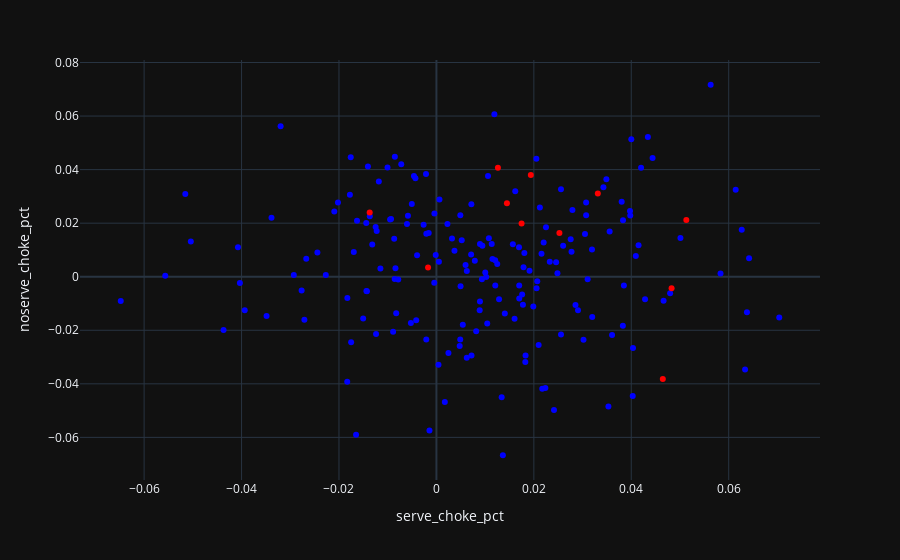

The cell this chart's notebook holds for it:
### Code cell
fig = px.scatter(data_frame=df, x="serve_choke_pct", y="noserve_choke_pct", hover_name='name')
inds = [62, 77, 85, 149, 154, 156, 158, 168, 171, 177, 185]
fig.data[0].update(selectedpoints=inds,
                   selected=dict(marker=dict(color='red')),
                   unselected=dict(marker=dict(color='blue')))
fig.show()
pio.write_image(fig, "../plots/choking.png", engine="auto")

### Figure 1 — Plotly figure (JSON) as saved in the notebook; plotly's stock layout.template omitted (floating-point values rounded to 4 significant figures; data arrays with more than 128 entries replaced by an {"elided": "..."} marker saying what was removed)
{"data": [{"hovertemplate": "<b>%{hovertext}</b><br><br>serve_choke_pct=%{x}<br>noserve_choke_pct=%{y}<extra></extra>", "hovertext": {"elided": "194 str values"}, "legendgroup": "", "marker": {"color": "#636efa", "symbol": "circle"}, "mode": "markers", "name": "", "orientation": "v", "selected": {"marker": {"color": "red"}}, "selectedpoints": [62, 77, 85, 149, 154, 156, 158, 168, 171, 177, 185], "showlegend": false, "type": "scatter", "unselected": {"marker": {"color": "blue"}}, "x": {"elided": "194 float values"}, "xaxis": "x", "y": {"elided": "194 float values"}, "yaxis": "y"}], "layout": {"legend": {"tracegroupgap": 0}, "margin": {"t": 60}, "xaxis": {"anchor": "y", "domain": [0.0, 1.0], "title": {"text": "serve_choke_pct"}}, "yaxis": {"anchor": "x", "domain": [0.0, 1.0], "title": {"text": "noserve_choke_pct"}}}}
